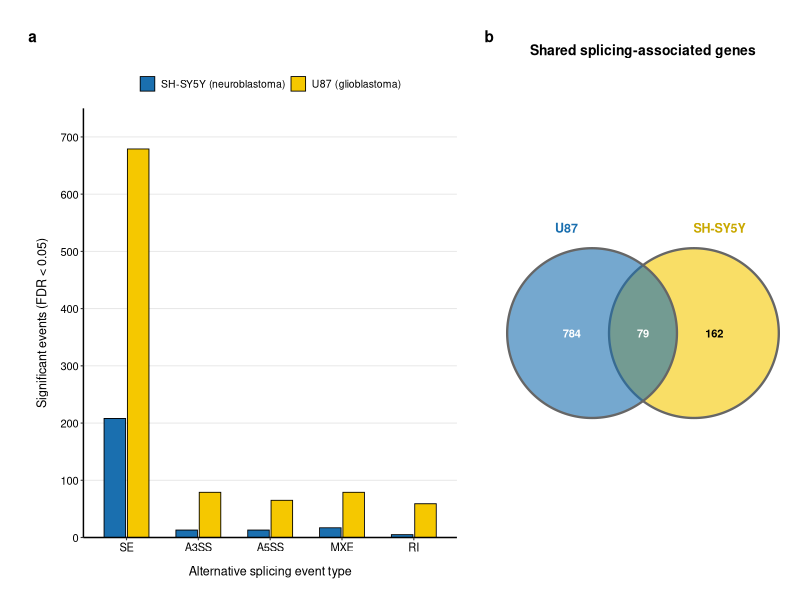
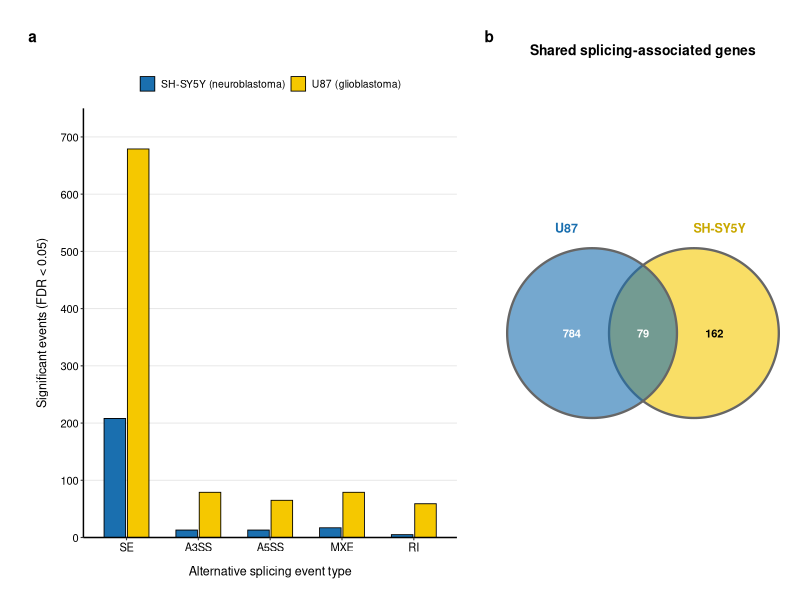

Reproduce these figures in R, in order.
## =============================================================================
## Figure 6 — Alternative splicing analysis following MATR3 knockdown
## Panels:
##   a) Bar chart of significant splicing events per class (SE, A3SS, A5SS, MXE, RI)
##   b) Venn diagram of genes with shared splicing alterations (SH-SY5Y vs U87)
## Output: single combined figure (Fig6_Splicing_combined.tiff / .pdf)

library(ggplot2)
library(ggforce)
library(patchwork)

setwd("D:/")

FIG_FONT          <- "sans"
TITLE_SIZE        <- 10
TITLE_FACE        <- "bold"
AXIS_TITLE_SIZE   <- 9
AXIS_TEXT_SIZE    <- 8
LEGEND_TITLE_SIZE <- 8
LEGEND_TEXT_SIZE  <- 7.5
TAG_SIZE          <- 11

## ---- 1. Panel a — Splicing event bar chart ----------------------------------
data <- data.frame(
  Event = rep(c("SE", "A3SS", "A5SS", "MXE", "RI"), 2),
  Count = c(208, 13, 13, 17, 5, 679, 79, 65, 79, 59),
  CellLine = c(rep("SH-SY5Y", 5), rep("U87", 5))
)
data$Event <- factor(data$Event, levels = c("SE", "A3SS", "A5SS", "MXE", "RI"))
data$CellLine <- factor(data$CellLine, levels = c("SH-SY5Y", "U87"))

pA <- ggplot(data, aes(x = Event, y = Count, fill = CellLine)) +
  geom_bar(stat = "identity", position = position_dodge(width = 0.65),
           width = 0.6, color = "black", linewidth = 0.3) +
  scale_fill_manual(
    values = c("SH-SY5Y" = "#1a6faf", "U87" = "#f5c800"),
    labels = c("SH-SY5Y (neuroblastoma)", "U87 (glioblastoma)")
  ) +
  scale_y_continuous(expand = c(0, 0), limits = c(0, 750), breaks = seq(0, 700, 100)) +
  labs(x = "Alternative splicing event type",
       y = "Significant events (FDR < 0.05)", fill = NULL) +
  theme_classic(base_size = AXIS_TEXT_SIZE, base_family = FIG_FONT) +
  theme(
    plot.background  = element_rect(fill = "white", color = NA),
    panel.background = element_rect(fill = "white", color = NA),
    axis.line     = element_line(color = "black", linewidth = 0.5),
    axis.title.x  = element_text(size = AXIS_TITLE_SIZE, color = "black",
                                  family = FIG_FONT, margin = margin(t = 8)),
    axis.title.y  = element_text(size = AXIS_TITLE_SIZE, color = "black",
                                  family = FIG_FONT, margin = margin(r = 8)),
    axis.text     = element_text(size = AXIS_TEXT_SIZE, color = "black", family = FIG_FONT),
    legend.position = "top",
    legend.key.size = unit(0.4, "cm"),
    legend.title  = element_text(size = LEGEND_TITLE_SIZE, family = FIG_FONT),
    legend.text   = element_text(size = LEGEND_TEXT_SIZE, family = FIG_FONT),
    panel.grid.major.y = element_line(color = "grey90", linewidth = 0.3),
    plot.margin = margin(15, 20, 10, 15)
  )

## ---- 2. Panel b — Venn diagram of shared splicing-associated genes ----------
venn_data <- data.frame(
  x = c(-0.3, 0.3),
  y = c(0, 0),
  r = c(0.5, 0.5),
  label = c("U87", "SH-SY5Y")
)

pB <- ggplot() +
  geom_circle(data = venn_data,
              aes(x0 = x, y0 = y, r = r, fill = label),
              alpha = 0.6, color = "grey40", linewidth = 0.8) +
  scale_fill_manual(values = c("U87" = "#1a6faf", "SH-SY5Y" = "#f5c800")) +
  annotate("text", x = -0.42, y = 0, label = "784", size = AXIS_TEXT_SIZE / .pt,
           fontface = TITLE_FACE, color = "white", family = FIG_FONT) +
  annotate("text", x = 0, y = 0, label = "79", size = AXIS_TEXT_SIZE / .pt,
           fontface = TITLE_FACE, color = "white", family = FIG_FONT) +
  annotate("text", x = 0.42, y = 0, label = "162", size = AXIS_TEXT_SIZE / .pt,
           fontface = TITLE_FACE, color = "black", family = FIG_FONT) +
  annotate("text", x = -0.45, y = 0.62, label = "U87", size = AXIS_TITLE_SIZE / .pt,
           fontface = TITLE_FACE, color = "#1a6faf", family = FIG_FONT) +
  annotate("text", x = 0.45, y = 0.62, label = "SH-SY5Y", size = AXIS_TITLE_SIZE / .pt,
           fontface = TITLE_FACE, color = "#c9a800", family = FIG_FONT) +
  labs(title = "Shared splicing-associated genes") +
  coord_fixed() +
  theme_void(base_family = FIG_FONT) +
  theme(
    legend.position = "none",
    plot.background = element_rect(fill = "white", color = NA),
    plot.title = element_text(size = TITLE_SIZE, face = TITLE_FACE,
                               hjust = 0.5, family = FIG_FONT,
                               margin = margin(b = 8))
  )

## ---- 3. Combine into one multi-panel figure (patchwork) --------------------
## Adjust the width ratio below if a/b don't look balanced after rendering:
##   - if panel b (Venn) looks too small, increase its number (e.g. 0.8 -> 1)
##   - if panel b looks too large, decrease it (e.g. 0.8 -> 0.65)
final_fig <- (pA + pB) +
  plot_layout(widths = c(1, 0.8)) +
  plot_annotation(tag_levels = "a") &
  theme(plot.tag = element_text(size = TAG_SIZE, face = "bold", family = FIG_FONT))

## ---- 4. Save -----------------------------------------------------------------
ggsave("Fig6_Splicing_combined.tiff", plot = final_fig,
       width = 20, height = 10, units = "cm", dpi = 300, compression = "lzw")
ggsave("Fig6_Splicing_combined.pdf", plot = final_fig,
       width = 20, height = 10, units = "cm", dpi = 300)

message("Done. Saved Fig5_Splicing_combined.tiff and .pdf")
